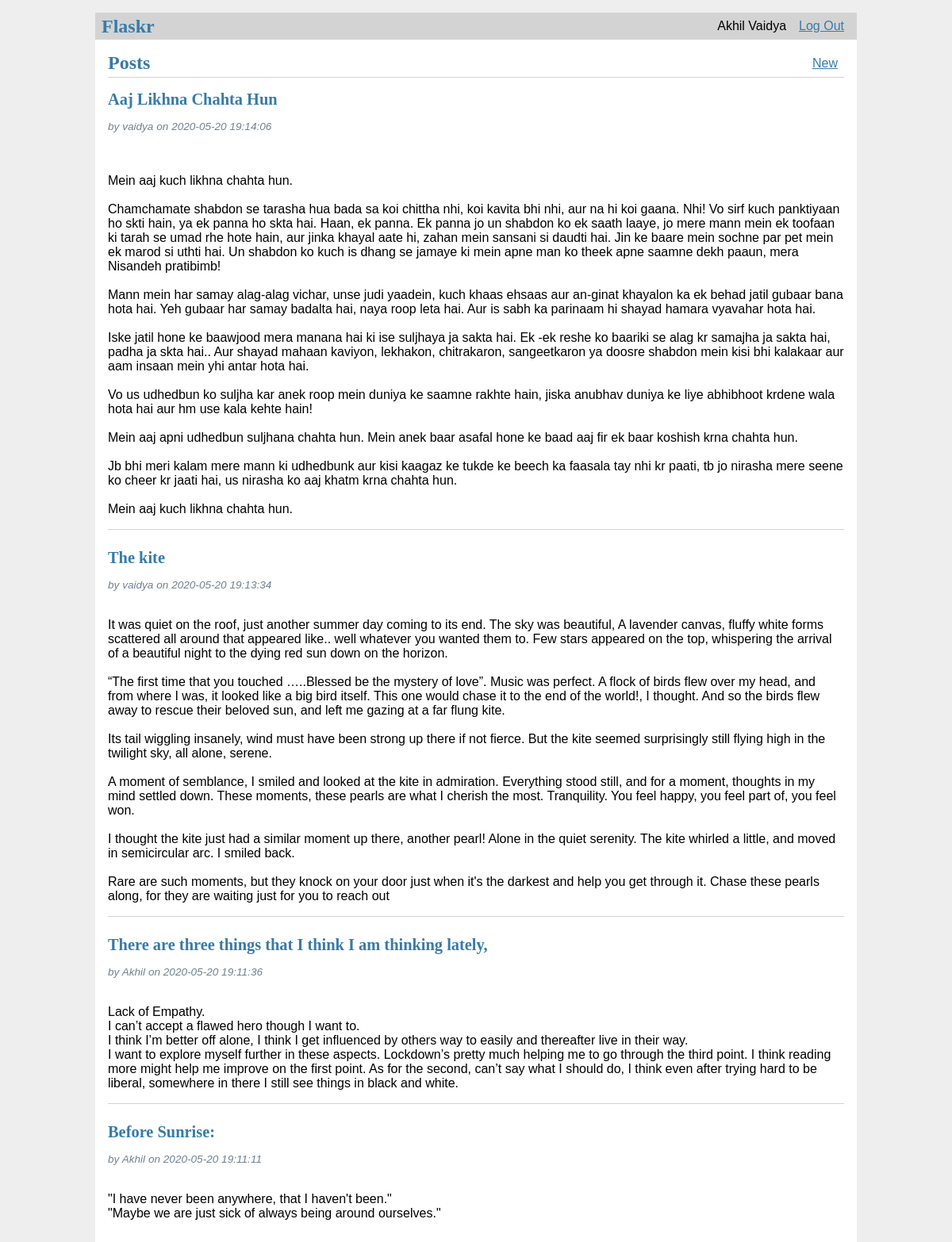
Screenshot of / (signed in) with the database file from the repository.
### tables this page shows
CREATE TABLE user(
	id INTEGER PRIMARY KEY AUTOINCREMENT,
	username TEXT UNIQUE NOT NULL,
	password TEST NOT NULL
);

CREATE TABLE post(
	id INTEGER PRIMARY KEY AUTOINCREMENT,
	author_id INTEGER NOT NULL,
	created TIMESTAMP NOT NULL DEFAULT CURRENT_TIMESTAMP,
	title TEXT NOT NULL,
	body TEXT NOT NULL,
	FOREIGN KEY (author_id) REFERENCES user (id)
);

### flaskr/blog.py (the view)
@bp.route('/')
def index():
	db= get_db()
	p_tuple = db.execute(
		'SELECT p.id, title, body, created, author_id, username'
		' FROM post p JOIN user u ON p.author_id = u.id'
		' ORDER BY created DESC'
	).fetchall()
	posts= []
	for p in p_tuple:
		post= {
			'id' 		: 	p[0],
			'title' 	:	p[1],
			'body'		:	p[2],
			'created'	:	p[3],
			'author_id'	:	p[4],
			'username'	:	p[5],
		}
		posts.append(post)
	return render_template('blog/index.html', posts= posts)

### flaskr/auth.py (called while the page is built)
@bp.before_app_request
def load_logged_in_user():
	user_id = session.get('user_id')
	if user_id is None:
		g.user = None
	else:
		u = get_db().execute('SELECT * FROM user WHERE id= ?', (user_id,)).fetchone()
		g.user= {
			'id': u[0],
			'username': u[1],
			'password': u[2]
		}

### flaskr/db.py (called while the page is built)
def get_db():
	if 'db' not in g:
		g.db= sqlite3.connect(
			current_app.config['DATABASE'],
			detect_types= sqlite3.PARSE_DECLTYPES
		)
	return g.db

### flaskr/templates/blog/index.html (shortened to what this page needs)
{% extends 'base.html' %}
{% block header %}
  <h1>{% block title %}Posts{% endblock %}</h1>
  {% if g.user %}
    <a class="action" href="{{ url_for('blog.create') }}">New</a>
  {% endif %}
{% endblock %}
{% block content %}
  {% for post in posts %}
    <article class="post">
      <header>
        <div>
          <h1>{{ post['title'] }}</h1><br>
          <div class="about">by {{ post['username'] }} on {{ post['created']}}</div>
        </div>
      </header>
      <p class="body">{{ post['body'] }}</p>
    </article>
    {% if not loop.last %}
      <hr>
    {% endif %}
  {% endfor %}
{% endblock %}

### flaskr/templates/base.html (shortened to what this page needs)
<!DOCTYPE html>
<link rel="stylesheet" type="text/css" href="{{url_for('static', filename= 'style.css')}}">
<nav>
  <h1>Flaskr</h1>
  <ul>
    {% if g.user %}
      <li style="list-style: none;"><span>{{ g.user['username'] }}</span>
      <li style="list-style: none;"><a href="{{ url_for('auth.logout') }}">Log Out</a>
    {% else %}
      <li><a href="{{ url_for('auth.register') }}">Register</a>
      <li><a href="{{ url_for('auth.login') }}">Log In</a>
    {% endif %}
  </ul>
</nav>
<section class="content">
  <header>
    {% block header %}{% endblock %}
  </header>
  {% block content %}{% endblock %}
</section>

### flaskr/static/style.css (style rules this page uses)
h1 { font-family: serif; color: #377ba8; margin: 1rem 0; }
a { color: #377ba8; }
hr { border: none; border-top: 1px solid lightgray; }
nav { background: lightgray; display: flex; align-items: center; padding: 0 0.5rem; }
nav h1 { flex: auto; margin: 0; }
nav ul { display: flex; list-style: none; margin: 0; padding: 0; }
nav ul li a, nav ul li span, header .action { display: block; padding: 0.5rem; }
.content { padding: 0 1rem 1rem; }
.content > header { border-bottom: 1px solid lightgray; display: flex; align-items: flex-end; }
.content > header h1 { flex: auto; margin: 1rem 0 0.25rem 0; }
.post > header { display: flex; align-items: flex-end; font-size: 0.85em; }
.post > header > div:first-of-type { flex: auto; }
.post > header h1 { font-size: 1.5em; margin-bottom: 0; }
.post .about { color: slategray; font-style: italic; }
.post .body { white-space: pre-line; }
.content:last-child { margin-bottom: 0; }

### rows the page displays
user: user.username "Akhil Vaidya"
post: title "Aaj Likhna Chahta Hun", username "vaidya", created "2020-05-20 19:14:06", body "Mein aaj kuch likhna chahta hun. Chamchamate shabdon se tarasha hua bada sa koi chittha nhi, koi kavita bhi nhi, aur na hi koi gaana. Nhi! Vo sirf kuch panktiyaan ho skti hain, ya ek panna ho skta hai. Haan, ek panna. Ek panna jo un shabdon ko ek saath laaye, jo mere mann mein ek toofaan ki tarah se umad rhe hote hain, aur jinka khayal aate hi, zahan mein sansani si daudti hai. Jin ke baare mein sochne par pet mein ek marod si uthti hai. Un shabdon ko kuch is dhang se jamaye ki mein apne man ko theek apne saamne dekh paaun, mera Nisandeh pratibimb! Mann mein har samay alag-alag vichar, unse judi yaadein, kuch khaas ehsaas aur an-ginat khayalon ka ek behad jatil gubaar bana hota hai. Yeh…"
post: title "The kite", username "vaidya", created "2020-05-20 19:13:34", body "It was quiet on the roof, just another summer day coming to its end. The sky was beautiful, A lavender canvas, fluffy white forms scattered all around that appeared like.. well whatever you wanted them to. Few stars appeared on the top, whispering the arrival of a beautiful night to the dying red sun down on the horizon. “The first time that you touched …..Blessed be the mystery of love”. Music was perfect. A flock of birds flew over my head, and from where I was, it looked like a big bird itself. This one would chase it to the end of the world!, I thought. And so the birds flew away to rescue their beloved sun, and left me gazing at a far flung kite. Its tail wiggling insanely, wind must…"
post: title "There are three things that I think I am thinking lately,", username "Akhil", created "2020-05-20 19:11:36", body "Lack of Empathy. I can’t accept a flawed hero though I want to. I think I’m better off alone, I think I get influenced by others way to easily and thereafter live in their way. I want to explore myself further in these aspects. Lockdown’s pretty much helping me to go through the third point. I think reading more might help me improve on the first point. As for the second, can’t say what I should do, I think even after trying hard to be liberal, somewhere in there I still see things in black and white."
post: title "Before Sunrise:", username "Akhil", created "2020-05-20 19:11:11", body "\"I have never been anywhere, that I haven't been.\" \"Maybe we are just sick of always being around ourselves.\""
